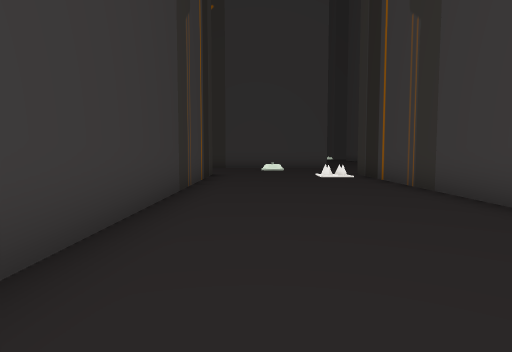
View 1 (above)

24 first-person views from a walk through a Unity game level. The camera is 1.5 m above the floor, tilts 4° down and sees 75° across. The floor is counted in squares, 2 m on a side. Each view is taken from the middle of a square. On the plan, view 1 faces up. The plan holds only what a view shows up to about 11 squares ahead; the rest is blank. The place goes on beyond the plan.

View 2
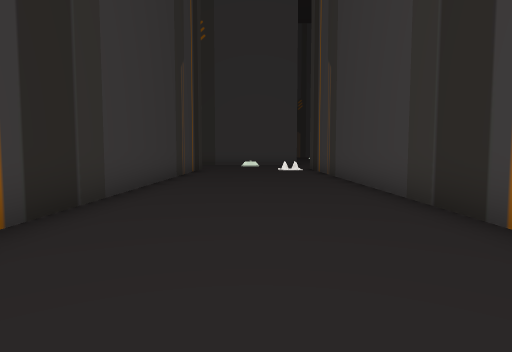

View 3
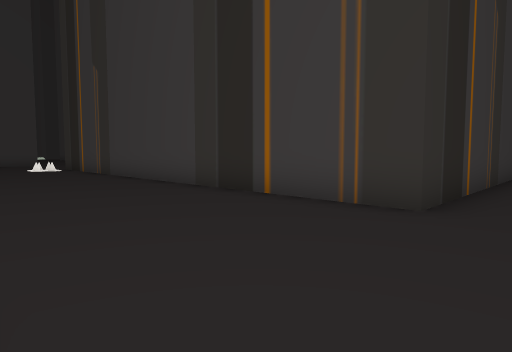

View 4
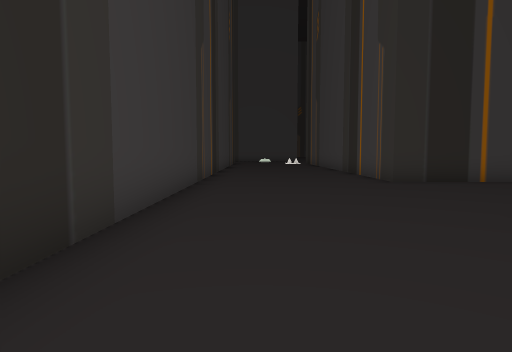

View 5
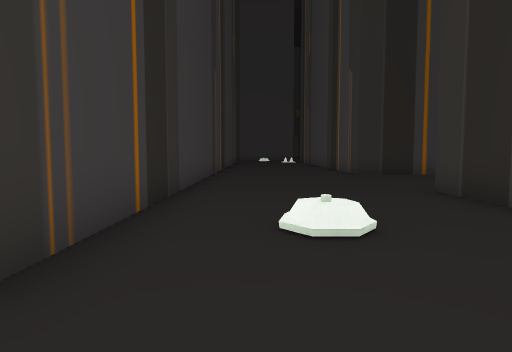

View 6
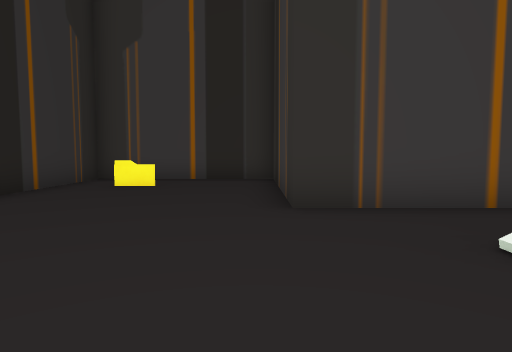

View 7
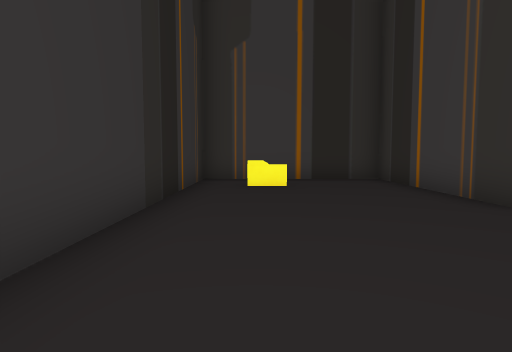

View 8
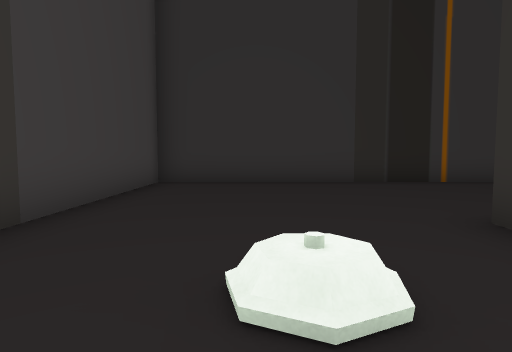

View 9
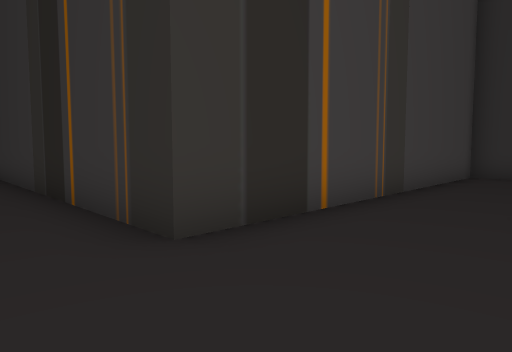

View 10
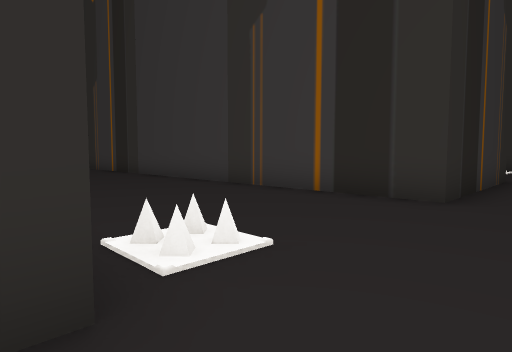

View 11
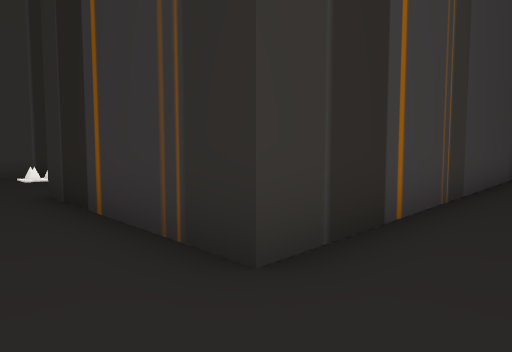

View 12
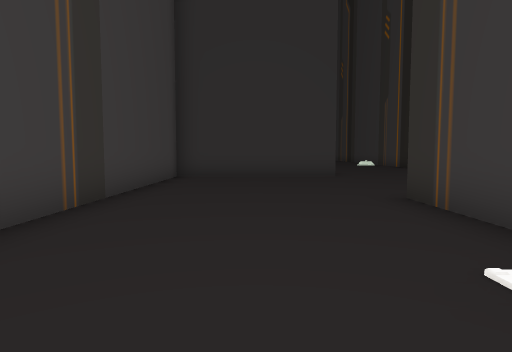

View 13
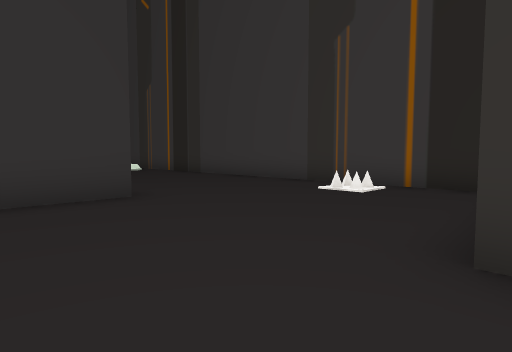

View 14
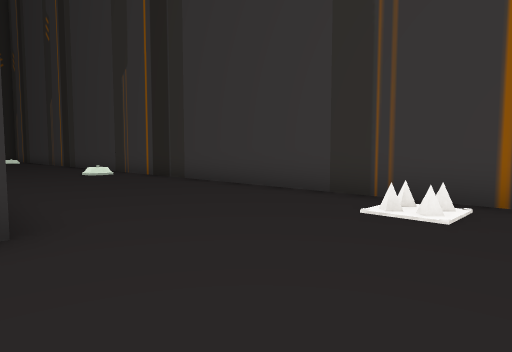

View 15
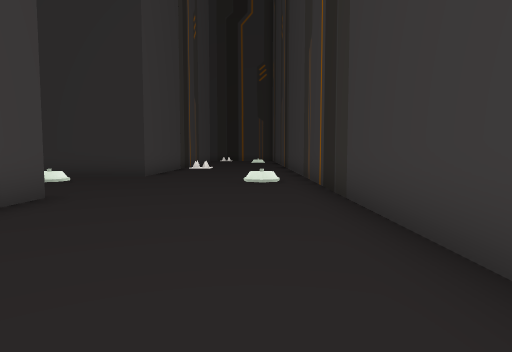

View 16
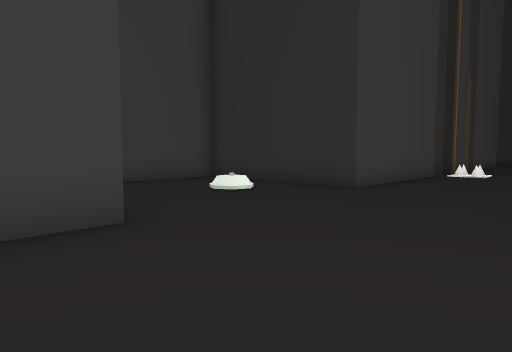

View 17
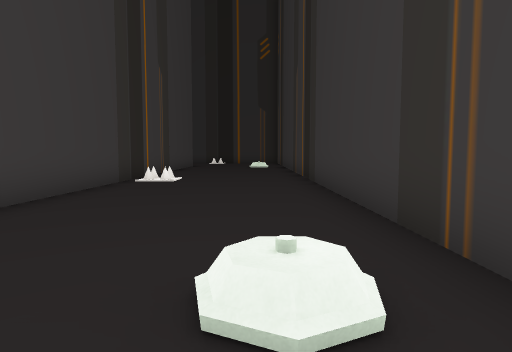

View 18
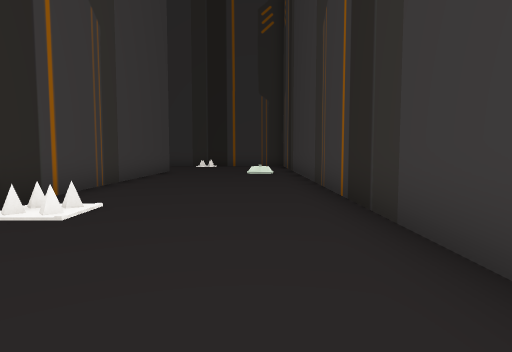

View 19
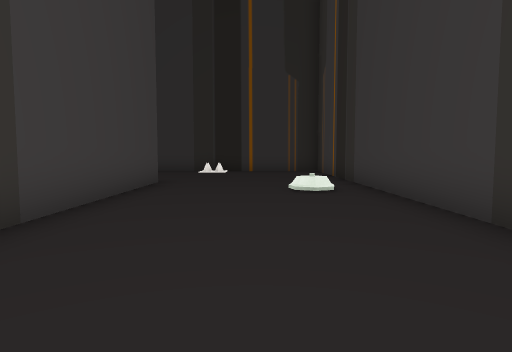

View 20
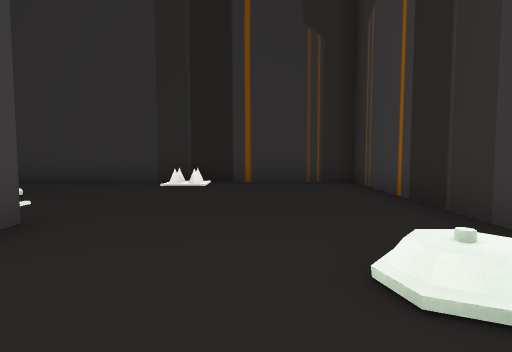

View 21
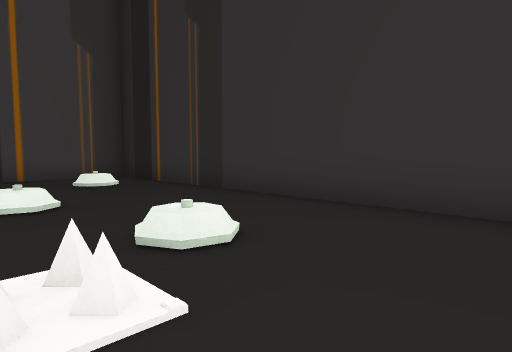

View 22
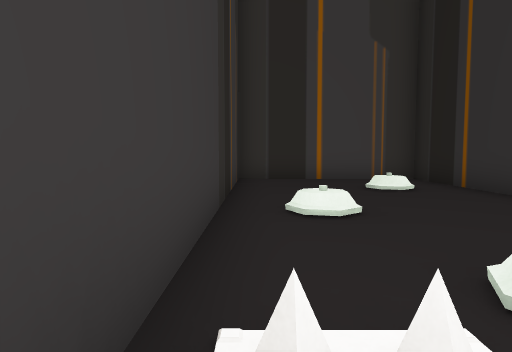

View 23
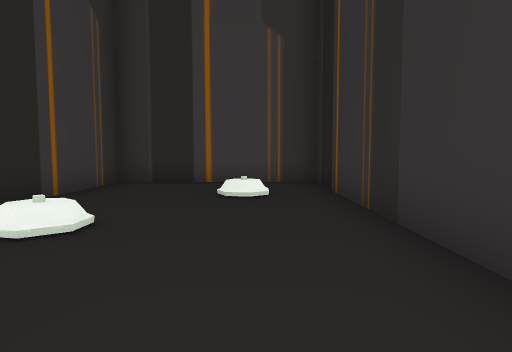

View 24
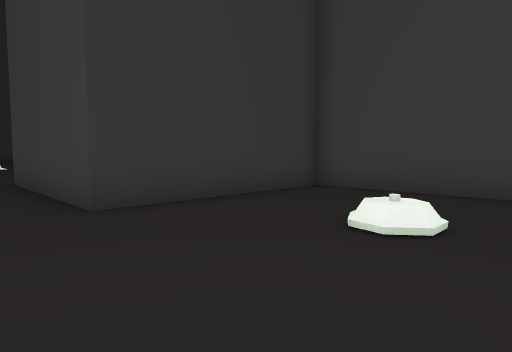

### Floor plan
Points are (right, up) in squares from view 1. A wall is a line through its corners. A room is listed if a view was taken in it or the views show most of it. See-through windows are left out.
Room 1 (views 1, 2, 3, 4, 5, 6, 7, 8, 9, 10)
walls: (8.5, -3.5) (3.5, -3.5) (3.5, 11.5) (3.9, 11.5); (-6.5, 11.5) (-1.5, 11.5) (-1.5, -13.5) (-6.5, -13.5) (-6.5, -18.5) (3.5, -18.5) (3.5, -8.5) (8.5, -8.5)
ways out: opening at (-6.5, 12.5) to room 2
objects: other object (-5, -17); trap (1, -12); other object (2, 10); other object (2, 11); other object (3, 10); other object (3, 11)
Room 2 (views 11, 12, 13, 14, 15, 16, 17, 18, 19, 20, 21, 22, 23, 24)
walls: (-11.5, -23.5) (-11.5, -8.5) (-6.5, -8.5) (-6.5, -3.5) (-11.5, -3.5) (-11.5, 1.5) (-6.5, 1.5) (-6.5, 11.5); (-16.5, 5.6) (-16.5, -28.5) (-1.5, -28.5) (-1.5, -23.5) (-10.4, -23.5); (-11.5, 8.9) (-11.5, 6.5)
ways out: opening at (-6.5, 12.5) to room 1
objects: other object (-16, 3); other object (-16, 4); other object (-15, 3); other object (-15, 4); other object (-13, -28); other object (-13, -14); other object (-12, -28); other object (-12, -14); other object (-10, -25); other object (-10, -24); trap (-4, -27)

Where each view was taken, in squares from view 1:
view 1: 0 up, 0 right, facing up
view 2: 4 down, 1 right, facing up
view 3: 5 down, 1 left, facing up-right
view 4: 12 down, 0 right, facing up
view 5: 15 down, 0 right, facing up
view 6: 14 down, 3 right, facing left
view 7: 17 down, 3 right, facing left
view 8: 10 down, 1 right, facing down
view 9: 7 down, 1 right, facing down-right
view 10: 13 up, 4 right, facing down-left
view 11: 13 up, 8 left, facing down-right
view 12: 12 up, 9 left, facing down
view 13: 7 up, 9 left, facing down-left
view 14: 5 up, 11 left, facing down-left
view 15: 2 up, 15 left, facing down
view 16: 2 down, 15 left, facing down-right
view 17: 5 down, 15 left, facing down
view 18: 10 down, 15 left, facing down
view 19: 15 down, 14 left, facing down
view 20: 20 down, 14 left, facing down
view 21: 24 down, 12 left, facing down-right
view 22: 24 down, 11 left, facing right
view 23: 27 down, 10 left, facing right
view 24: 8 down, 13 left, facing up-right
